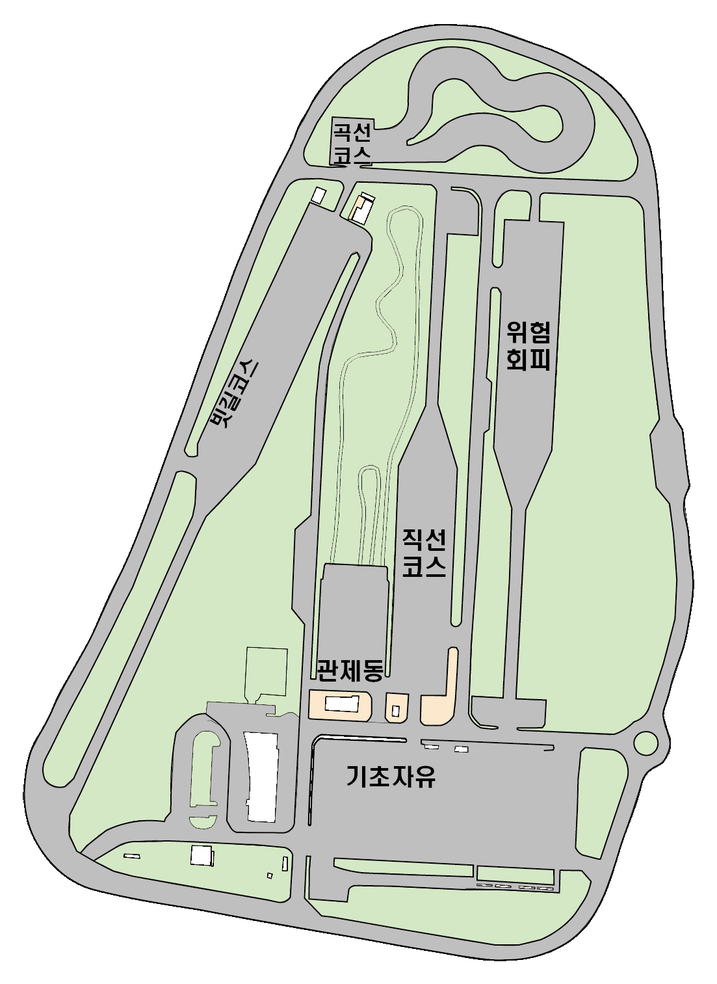
#> input picture center_map_cropped.png, 717 x 984 px, shrunk from 1103 x 1513 before the run
$ python vectorize_map.py center_map_cropped.png lib/course_vector_data.dart
#> lines starting #> are read from the running program, lines starting #| are printed output that depends on the picture; after the words box and inside, x2 and y2 are one past the last pixel; in counts of white or black regions, pixels touching at a corner belong together
"""
도면 이미지(center_map_cropped.png) → 벡터 데이터(lib/course_vector_data.dart) 변환
사용법:  python vectorize_map.py center_map_cropped.png lib/course_vector_data.dart
필요:    pip install numpy pillow scipy scikit-image
"""
import sys
import numpy as np
from PIL import Image
from scipy import ndimage as ndi
from skimage import measure

SRC = sys.argv[1] if len(sys.argv) > 1 else "center_map_cropped.png"
OUT = sys.argv[2] if len(sys.argv) > 2 else "course_vector_data.dart"
TOL = 1.6          # 단순화 허용 오차(픽셀). 작을수록 정밀, 파일이 커짐
MIN_AREA = 60      # 이보다 작은 조각은 버림(픽셀)

img = np.array(Image.open(SRC).convert("RGB")).astype(int)
H, W, _ = img.shape
#> H = 984; W = 717
R, G, B = img[..., 0], img[..., 1], img[..., 2]
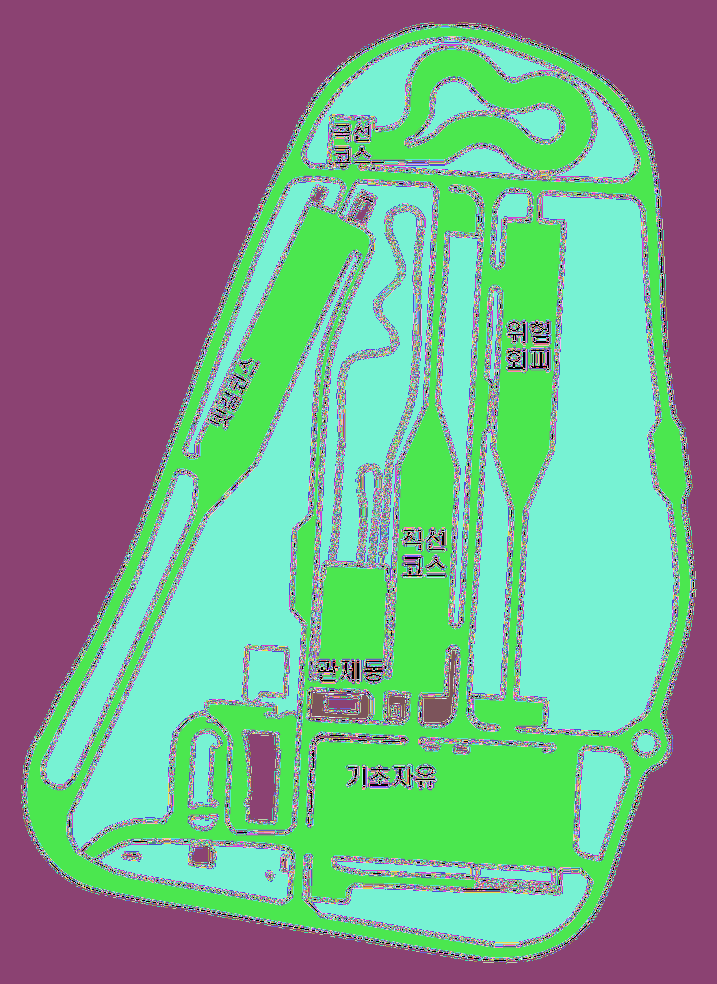
#> R: shape (984, 717) int64; 256 distinct labels, from 0 to 255; one colour per label, 0 black
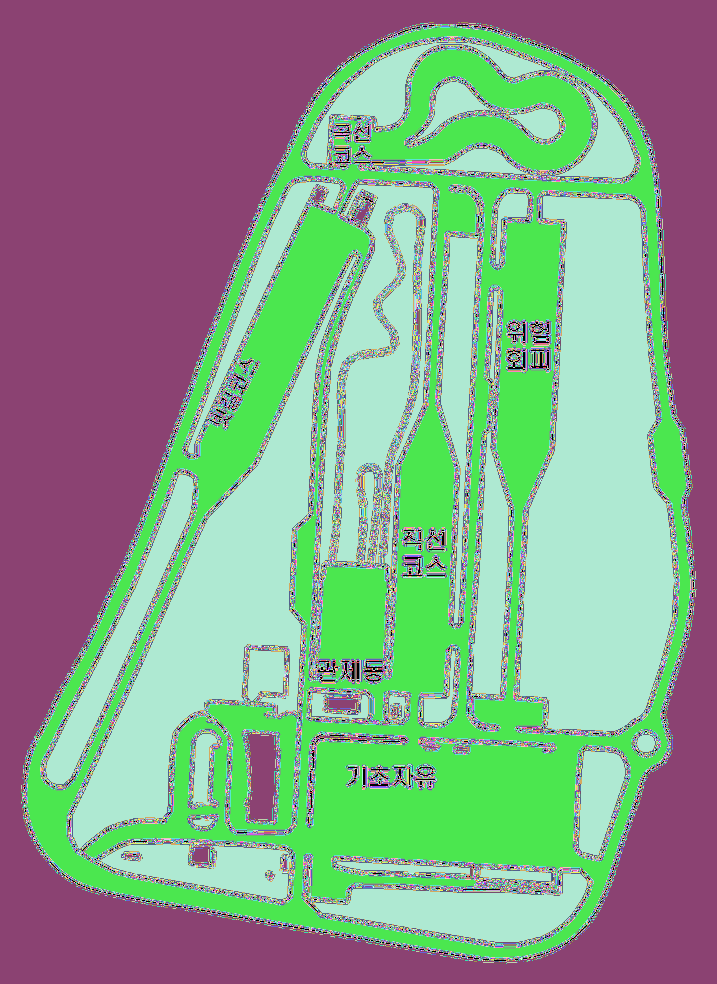
#> G: shape (984, 717) int64; 256 distinct labels, from 0 to 255; one colour per label, 0 black
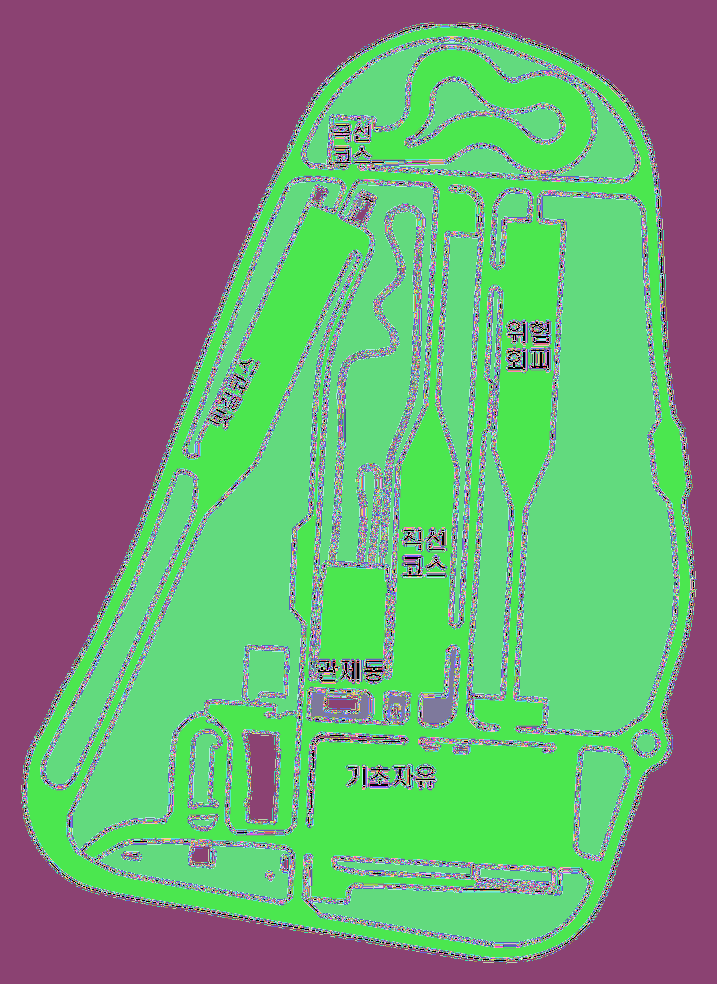
#> B: shape (984, 717) int64; 256 distinct labels, from 0 to 255; one colour per label, 0 black

grass = (G - R > 8) & (G - B > 8)
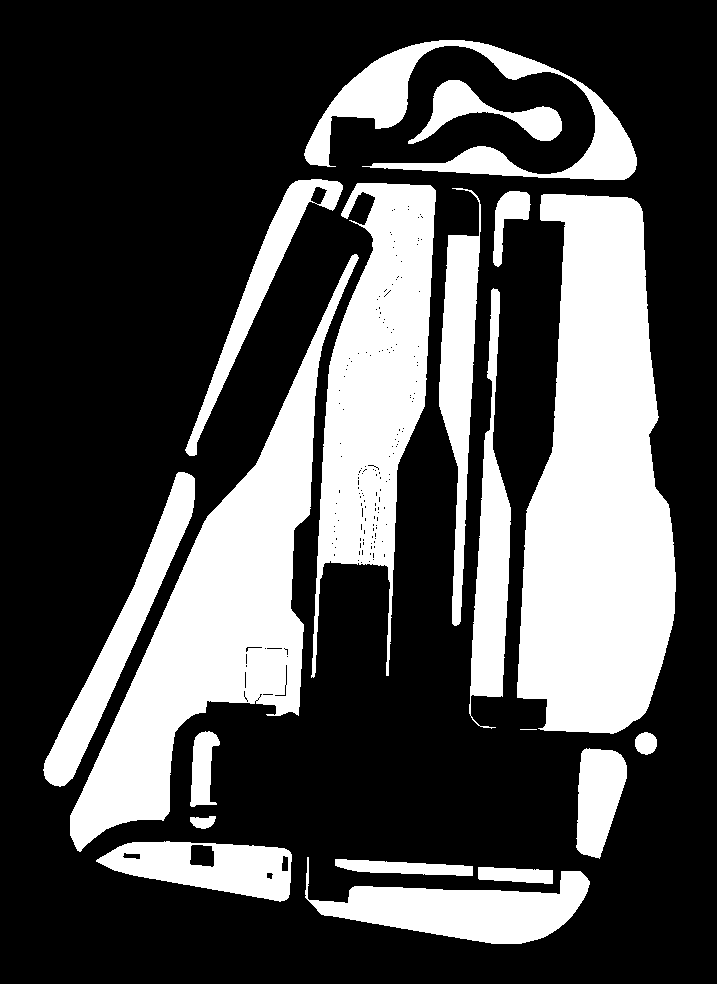
#> grass: shape (984, 717) bool; 30.3% white; 19 white regions (1 under 20 px), largest, box (x1, y1, x2, y2) and area: (517, 194, 676, 734) 61469, (70, 254, 359, 852) 44212, (311, 183, 436, 678) 31268
road = (np.abs(R - G) < 8) & (np.abs(G - B) < 8) & (R > 150) & (R < 240)
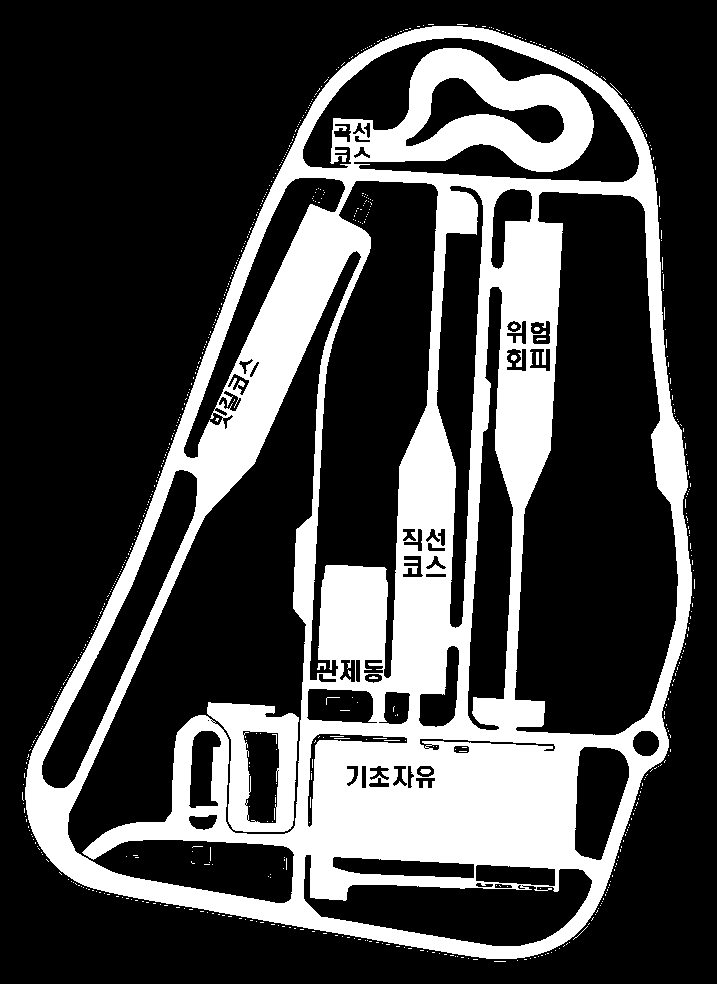
#> road: shape (984, 717) bool; 27.1% white; 677 white regions (666 under 20 px), largest, box (x1, y1, x2, y2) and area: (25, 26, 692, 959) 183474, (207, 702, 299, 832) 5914, (420, 769, 431, 774) 46

def clean(mask):
    # 얇은 선(잡음) 제거 후 구멍 메우지 않음 (건물 구멍은 유지)
    m = ndi.binary_opening(mask, structure=np.ones((2, 2)))
#> m: shape (984, 717) bool; 30.2% white; 27 white regions (5 under 20 px), largest, box (x1, y1, x2, y2) and area: (517, 194, 676, 734) 61463, (70, 254, 359, 852) 44187, (311, 183, 436, 677) 31238
    return m

def polygons(mask):
    out = []
    m = clean(mask).astype(float)
    for c in measure.find_contours(m, 0.5):
        if len(c) < 4:
            continue
        # find_contours 결과는 (row, col)
        area = 0.5 * abs(np.dot(c[:, 0], np.roll(c[:, 1], 1)) - np.dot(c[:, 1], np.roll(c[:, 0], 1)))
        if area < MIN_AREA:
            continue
        s = measure.approximate_polygon(c, tolerance=TOL)
        out.append(s)
#> this loop made 181 passes
#> area on passes 1 to 3: 12730.5, 3233.5, 5998.5
#> after the loop, out = 22 point arrays, longest 55 points
    return out

def to_dart(name, polys, comment):
    lines = [f"// {comment}", f"const List<List<Offset>> {name} = ["]
    total = 0
    for p in polys:
        pts = [f"Offset({x / W:.4f}, {y / H:.4f})" for y, x in p]
        total += len(pts)
        lines.append("  [" + ", ".join(pts) + "],")
    lines.append("];")
    return "\n".join(lines), total

grass_polys = polygons(grass)
#> grass_polys = 22 point arrays, longest 55 points
road_polys = polygons(road)
#> in clean (call 2), `m = ndi.binary_opening(mask, structure=np.ones((2, 2)))`:
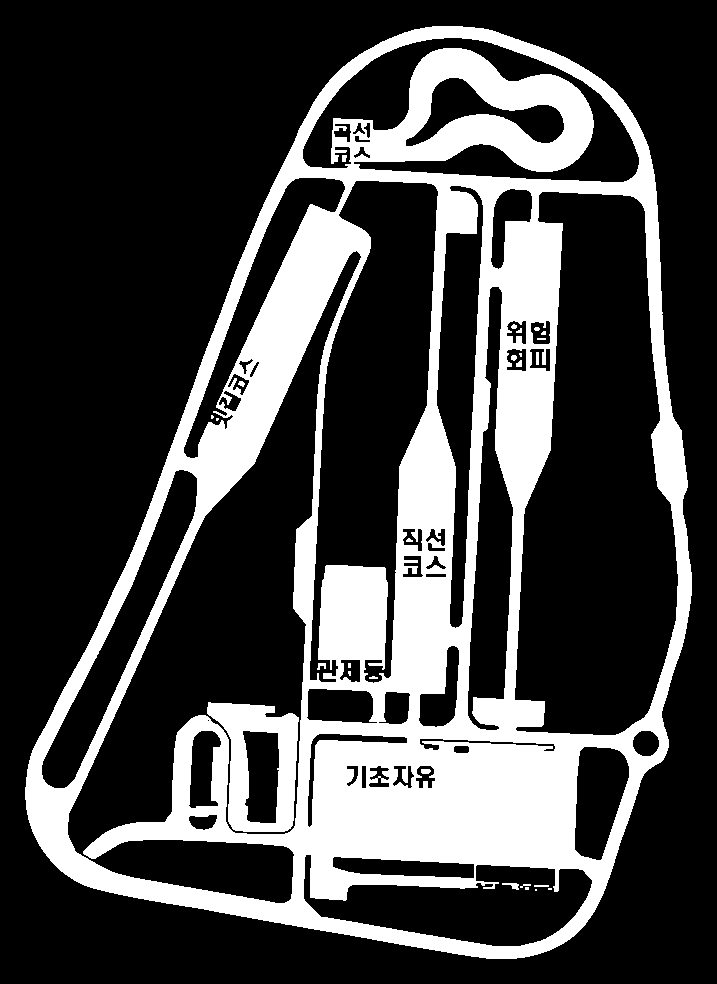
#> m: shape (984, 717) bool; 26.8% white; 27 white regions (10 under 20 px), largest, box (x1, y1, x2, y2) and area: (25, 26, 692, 959) 182874, (207, 702, 299, 832) 5843, (502, 883, 519, 890) 62
#> the loop in polygons (call 2), `for c in measure.find_contours(m, 0.5):` made 78 passes
#> area on passes 1 to 12: 439127.5, 15523.5, 3925.5, 54.5, 50.5, 169.5, 44.5, 68.5, 30.5, 7533.5, 35165.5, 10107.5
#> road_polys = 46 point arrays, longest 71 points

g_txt, gn = to_dart("kGrassPolygons", grass_polys, "잔디/녹지 영역 (정규화 0~1)")
#> the loop in to_dart, `for p in polys:` made 22 passes
#> total on passes 1 to 12: 55, 84, 105, 143, 153, 179, 193, 235, 251, 266, 281, 290
#> after the loop in to_dart, `for p in polys:`: lines = 24 items; total = 368
#> gn = 368
r_txt, rn = to_dart("kRoadPolygons", road_polys, "도로 영역 (정규화 0~1)")
#> the loop in to_dart (call 2), `for p in polys:` made 46 passes
#> total on passes 1 to 12: 51, 122, 151, 164, 173, 204, 256, 278, 290, 323, 374, 399
#> rn = 829

header = (
    "// 자동 생성 파일 - vectorize_map.py 로 만들었습니다. 직접 수정하지 마세요.\n"
    "// 좌표계: center_map_cropped.png 기준 0~1 상대좌표 (kCourseRoute, gpsToMap 과 동일)\n"
    "import 'dart:ui';\n\n"
)
with open(OUT, "w", encoding="utf-8") as f:
    f.write(header + g_txt + "\n\n" + r_txt + "\n")

print(f"grass polygons {len(grass_polys)} / points {gn}")
#| grass polygons 22 / points 368
print(f"road polygons  {len(road_polys)} / points {rn}")
#| road polygons  46 / points 829
print(f"written: {OUT}")
